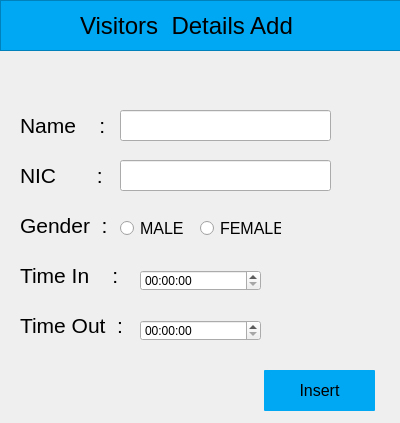
<?xml version="1.0" encoding="UTF-8"?>
<ui version="4.0">
 <class>Visitors</class>
 <widget class="QWidget" name="Visitors">
  <property name="geometry">
   <rect>
    <x>0</x>
    <y>0</y>
    <width>400</width>
    <height>423</height>
   </rect>
  </property>
  <property name="windowTitle">
   <string>Form</string>
  </property>
  <widget class="QFrame" name="frame">
   <property name="geometry">
    <rect>
     <x>0</x>
     <y>0</y>
     <width>401</width>
     <height>51</height>
    </rect>
   </property>
   <property name="styleSheet">
    <string notr="true">background:#00a7f3;</string>
   </property>
   <property name="frameShape">
    <enum>QFrame::StyledPanel</enum>
   </property>
   <property name="frameShadow">
    <enum>QFrame::Raised</enum>
   </property>
   <widget class="QLabel" name="label">
    <property name="geometry">
     <rect>
      <x>80</x>
      <y>10</y>
      <width>221</width>
      <height>31</height>
     </rect>
    </property>
    <property name="font">
     <font>
      <pointsize>18</pointsize>
     </font>
    </property>
    <property name="text">
     <string>Visitors  Details Add</string>
    </property>
   </widget>
  </widget>
  <widget class="QLabel" name="label_2">
   <property name="geometry">
    <rect>
     <x>20</x>
     <y>110</y>
     <width>91</width>
     <height>31</height>
    </rect>
   </property>
   <property name="font">
    <font>
     <pointsize>16</pointsize>
    </font>
   </property>
   <property name="text">
    <string>Name    :</string>
   </property>
  </widget>
  <widget class="QLabel" name="label_3">
   <property name="geometry">
    <rect>
     <x>20</x>
     <y>160</y>
     <width>91</width>
     <height>31</height>
    </rect>
   </property>
   <property name="font">
    <font>
     <pointsize>16</pointsize>
    </font>
   </property>
   <property name="text">
    <string>NIC       :</string>
   </property>
  </widget>
  <widget class="QLabel" name="label_4">
   <property name="geometry">
    <rect>
     <x>20</x>
     <y>210</y>
     <width>91</width>
     <height>31</height>
    </rect>
   </property>
   <property name="font">
    <font>
     <pointsize>16</pointsize>
    </font>
   </property>
   <property name="text">
    <string>Gender  :</string>
   </property>
  </widget>
  <widget class="QRadioButton" name="radioButton">
   <property name="geometry">
    <rect>
     <x>120</x>
     <y>220</y>
     <width>71</width>
     <height>17</height>
    </rect>
   </property>
   <property name="font">
    <font>
     <pointsize>12</pointsize>
    </font>
   </property>
   <property name="text">
    <string>MALE</string>
   </property>
  </widget>
  <widget class="QRadioButton" name="radioButton_2">
   <property name="geometry">
    <rect>
     <x>200</x>
     <y>220</y>
     <width>81</width>
     <height>17</height>
    </rect>
   </property>
   <property name="font">
    <font>
     <pointsize>12</pointsize>
    </font>
   </property>
   <property name="text">
    <string>FEMALE</string>
   </property>
  </widget>
  <widget class="QLabel" name="label_5">
   <property name="geometry">
    <rect>
     <x>20</x>
     <y>260</y>
     <width>111</width>
     <height>31</height>
    </rect>
   </property>
   <property name="font">
    <font>
     <pointsize>16</pointsize>
    </font>
   </property>
   <property name="text">
    <string>Time In    :</string>
   </property>
  </widget>
  <widget class="QTimeEdit" name="timeEdit">
   <property name="geometry">
    <rect>
     <x>140</x>
     <y>270</y>
     <width>121</width>
     <height>21</height>
    </rect>
   </property>
  </widget>
  <widget class="QLabel" name="label_6">
   <property name="geometry">
    <rect>
     <x>20</x>
     <y>310</y>
     <width>111</width>
     <height>31</height>
    </rect>
   </property>
   <property name="font">
    <font>
     <pointsize>16</pointsize>
    </font>
   </property>
   <property name="text">
    <string>Time Out  :</string>
   </property>
  </widget>
  <widget class="QTimeEdit" name="timeEdit_2">
   <property name="geometry">
    <rect>
     <x>140</x>
     <y>320</y>
     <width>121</width>
     <height>21</height>
    </rect>
   </property>
  </widget>
  <widget class="QLineEdit" name="lineEdit">
   <property name="geometry">
    <rect>
     <x>120</x>
     <y>110</y>
     <width>211</width>
     <height>31</height>
    </rect>
   </property>
  </widget>
  <widget class="QLineEdit" name="lineEdit_2">
   <property name="geometry">
    <rect>
     <x>120</x>
     <y>160</y>
     <width>211</width>
     <height>31</height>
    </rect>
   </property>
  </widget>
  <widget class="QPushButton" name="pushButton">
   <property name="geometry">
    <rect>
     <x>264</x>
     <y>370</y>
     <width>111</width>
     <height>41</height>
    </rect>
   </property>
   <property name="font">
    <font>
     <pointsize>12</pointsize>
    </font>
   </property>
   <property name="styleSheet">
    <string notr="true">background:#00a7f3;
border-radius:0.5px;</string>
   </property>
   <property name="text">
    <string>Insert</string>
   </property>
  </widget>
 </widget>
 <resources/>
 <connections/>
</ui>
